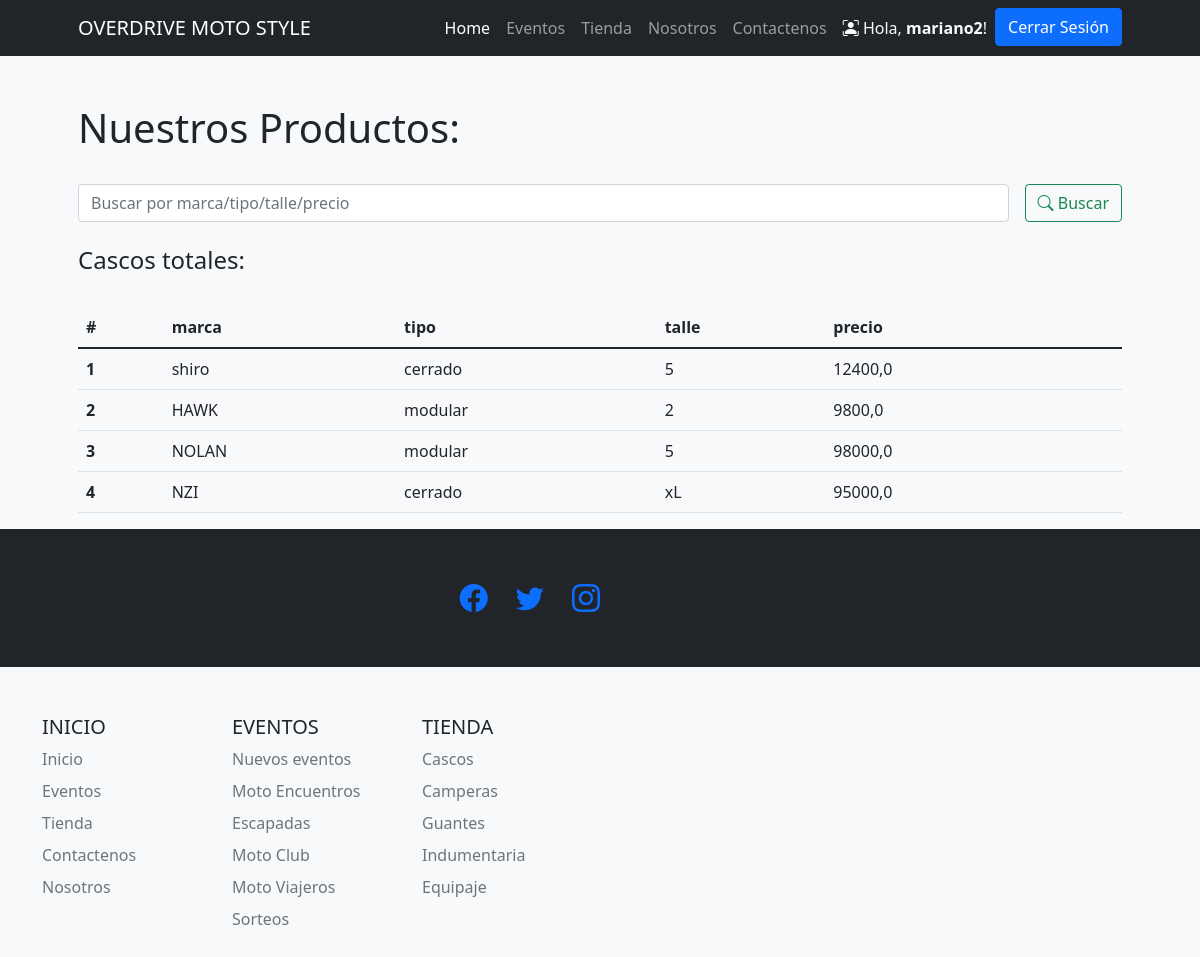
The app's page /tiendaapp/cascos/ (signed in), older data.
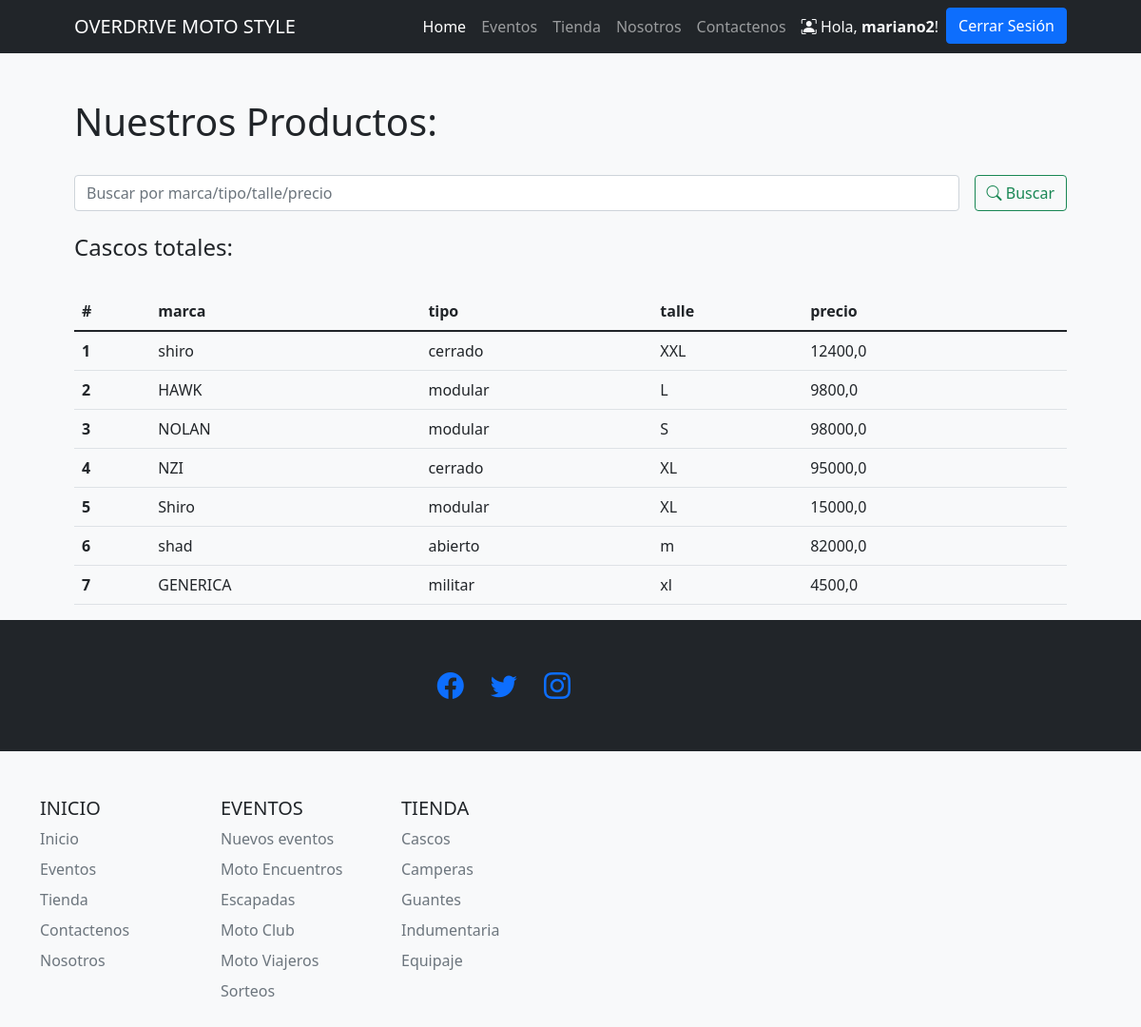
The same page, newer data.
### tiendaapp/models.py (models this page shows)
class casco(models.Model):
    marca = models.CharField("Marca", max_length=30)
    tipo = models.CharField("Tipo", max_length=30)
    talle = models.CharField("Tipo", max_length=6)
    precio = models.FloatField ("Precio $")

### tiendaapp/views.py (the view)
# urls.py: path('cascos/', cascos, name = 'cascos'),
@login_required
def cascos (request):
    if request.method == "POST":
        search = request.POST["search"]
        if search != "":
            cascos = casco.objects.filter( Q(marca__icontains=search) | Q(tipo__icontains=search) | Q(talle__icontains=search)| Q(precio__icontains=search) ).values()
            return render(request,"tiendaapp/cascos.html", {"cascos":cascos, "search":True, "busqueda":search})
    cascos = casco.objects.all()
    return render(request, 'tiendaapp/cascos.html', {"cascos":cascos, "search":False})

### tiendaapp/templates/tiendaapp/cascos.html (shortened to what this page needs)
{% extends 'tiendaapp/base.html' %}
{% load static %}
{% block contenidoPagina %}
<section class="bg-light py-5">
    <div class="container px-5">
        <h1>Nuestros Productos:</h1>
        <br>
        <div class="row gx-5 justify-content-center">
            <div class="col-lg-12">
                <form class="d-flex my-2 my-lg-0" action="" method="post">
                    <input class="flex-grow-0 form-control mr-sm-2" type="search" name="search" placeholder="Buscar por marca/tipo/talle/precio" aria-label="Search">
                    <button class="btn btn-outline-success text-nowrap ms-3 my-2 my-sm-0" type="submit"> <i class="bi bi-search"></i> Buscar</button>
                </form>
            </div>
        </div>
        <br>
        <h4>Cascos
            {% if search %}
                para "{{busqueda}}":
            {% else %}
                totales:
            {% endif %}
        </h4>
        <br>
        <div class="row gx-5 justify-content-center">
            <div class="col-lg-20 table-responsive">
                <table class="table table-theme">
                    <thead>
                        <tr>
                            <th scope="col">#</th>
                            <th scope="col">marca</th>
                            <th scope="col">tipo</th>
                            <th scope="col">talle</th>
                            <th scope="col">precio</th>
                        </tr>
                    </thead>
                    <tbody>
                        {% for casco in cascos %}
                            <tr>
                                <th scope="row">{{forloop.counter}}</th>
                                <td>{{casco.marca}}</td>
                                <td>{{casco.tipo}}</td>
                                <td>{{casco.talle}}</td>
                                <td>{{casco.precio}}</td>
                                <td>
                                </td>
                            </tr>
                        {% endfor %}
                    </tbody>
                </table>
            </div>
        </div>
    </div>
{% endblock %}

### tiendaapp/templates/tiendaapp/base.html (shortened to what this page needs)
{% load static %}
<!DOCTYPE html>
<html lang="es-la">
    <head>
        <link rel="stylesheet" href="https://cdn.jsdelivr.net/npm/bootstrap-icons@1.8.3/font/bootstrap-icons.css">
        <link href="{% static 'css/styles.css'%}" rel="stylesheet" />
    </head>
    <body>
        <nav class="navbar navbar-expand-lg navbar-dark bg-dark">
            <div class="container px-5">
                <a class="navbar-brand" href="{% url 'index' %}">OVERDRIVE MOTO STYLE</a>
               <div class="collapse navbar-collapse" id="navbarSupportedContent">
                    <ul class="navbar-nav ms-auto mb-2 mb-lg-0">
                        <li class="nav-item"><a class="nav-link active" aria-current="page" href="{% url 'index' %}">Home</a></li>
                        <li class="nav-item"><a class="nav-link" href="{% url 'eventos' %}">Eventos</a></li>
                        <li class="nav-item"><a class="nav-link" href="{% url 'tienda' %}">Tienda</a></li>
                        <li class="nav-item"><a class="nav-link" href="{% url 'nosotros' %}">Nosotros</a></li>
                        <li class="nav-item"><a class="nav-link" href="{% url 'contacto' %}">Contactenos</a></li>
                        {% if user.is_authenticated %}
                            <li class="nav-item"><p class="text-light my-2 mx-2"><i class="bi bi-person-bounding-box"></i> Hola, <b>{{user.username}}</b>!</p></li>
                            <li class="nav-item"><a class="btn btn-primary" href="{% url 'logout' %}">Cerrar Sesión</a></li>
                        {% else %}
                            <li class="nav-item"><a class="btn btn-primary mx-2" href="{% url 'login' %}">Iniciar Sesión</a></li>
                            <li class="nav-item"><a class="btn btn-outline-primary" href="{% url 'register' %}">Registrarse</a></li>
                        {% endif %}
                    </ul>
                </div>
            </div>
        </nav>
        {% block contenidoPagina %}
        {% endblock %}
        <footer class="py-5 bg-dark">
            <div class="container px-4 px-lg-5">
                <div class="col-lg-6 h-100 text-center text-lg-end my-auto">
                    <ul class="list-inline mb-0">
                        <li class="list-inline-item me-4">
                            <a href="#!"><i class="bi-facebook fs-3"></i></a>
                        </li>
                        <li class="list-inline-item me-4">
                            <a href="#!"><i class="bi-twitter fs-3"></i></a>
                        </li>
                        <li class="list-inline-item">
                            <a href="#!"><i class="bi-instagram fs-3"></i></a>
                        </li>
                    </ul>
                </div>
        </footer>
    </body>
</html>
</html>
    </body>
        <div class="container">
            <footer class="py-5">
            <div class="row">
                <div class="col-6 col-md-2 mb-3">
                <h5>INICIO</h5>
                <ul class="nav flex-column">
                    <li class="nav-item mb-2"><a href="#" class="nav-link p-0 text-muted">Inicio</a></li>
                    <li class="nav-item mb-2"><a href="#" class="nav-link p-0 text-muted">Eventos</a></li>
                    <li class="nav-item mb-2"><a href="#" class="nav-link p-0 text-muted">Tienda</a></li>
                    <li class="nav-item mb-2"><a href="#" class="nav-link p-0 text-muted">Contactenos</a></li>
                    <li class="nav-item mb-2"><a href="#" class="nav-link p-0 text-muted">Nosotros</a></li>
                </ul>
                </div>
                <div class="col-6 col-md-2 mb-3">
                <h5>EVENTOS</h5>
                <ul class="nav flex-column">
                    <li class="nav-item mb-2"><a href="#" class="nav-link p-0 text-muted">Nuevos eventos</a></li>
                    <li class="nav-item mb-2"><a href="#" class="nav-link p-0 text-muted">Moto Encuentros</a></li>
                    <li class="nav-item mb-2"><a href="#" class="nav-link p-0 text-muted">Escapadas</a></li>
                    <li class="nav-item mb-2"><a href="#" class="nav-link p-0 text-muted">Moto Club</a></li>
                    <li class="nav-item mb-2"><a href="#" class="nav-link p-0 text-muted">Moto Viajeros</a></li>
                    <li class="nav-item mb-2"><a href="#" class="nav-link p-0 text-muted">Sorteos</a></li>
                </ul>
                </div>
                <div class="col-6 col-md-2 mb-3">
                <h5>TIENDA</h5>
                <ul class="nav flex-column">
                    <li class="nav-item mb-2"><a href="#" class="nav-link p-0 text-muted">Cascos</a></li>
                    <li class="nav-item mb-2"><a href="#" class="nav-link p-0 text-muted">Camperas</a></li>
                    <li class="nav-item mb-2"><a href="#" class="nav-link p-0 text-muted">Guantes</a></li>
                    <li class="nav-item mb-2"><a href="#" class="nav-link p-0 text-muted">Indumentaria</a></li>
                    <li class="nav-item mb-2"><a href="#" class="nav-link p-0 text-muted">Equipaje</a></li>
                </ul>
                </div>
        </div>
    </body>
</html>

Row changes from the older to the newer data that the page shows:
changed casco "shiro": talle "5" → "XXL"
changed casco "HAWK": talle "2" → "L"
changed casco "NOLAN": talle "5" → "S"
changed casco "NZI": talle "xL" → "XL"
added casco: marca "Shiro", tipo "modular", talle "XL", precio "15000,0"
added casco: marca "shad", tipo "abierto", talle "m", precio "82000,0"
added casco: marca "GENERICA", tipo "militar", talle "xl", precio "4500,0"
